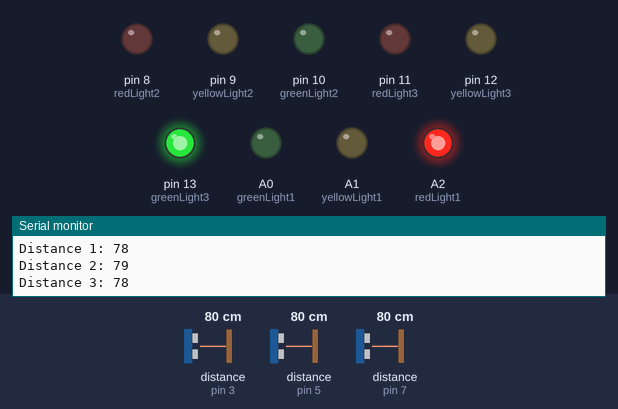
This sketch was run on a simulated Arduino Uno, built with avr-gcc and run on an emulated ATmega328P. On the bench: output pins drawn as LEDs (lit = HIGH), the last lines printed to the serial monitor. Wiring (inferred from the names in the program): 3 × ultrasonic range finder: trigger pin 2, echo pin 3 / trigger pin 4, echo pin 5 / trigger pin 6, echo pin 7. The test bench sets the inputs (shaded band); at power-on: distance to the obstacle (sensors on pin 3, pin 5, pin 7) 80 cm. The echo pulse lasts 58.3 µs per cm; pins used as bus, display or sensor lines are not drawn.

Above: at 14.8 s.
14.9 s: distance to the obstacle (sensor on pin 3) set to 2 cm
At 28.6 s:
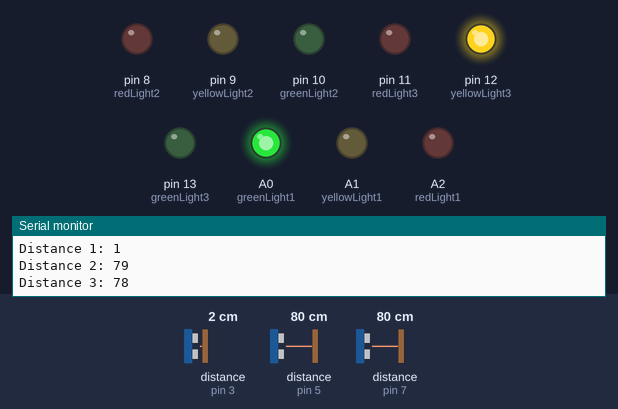
28.9 s: distance to the obstacle (sensor on pin 5) set to 2 cm
At 42.7 s:
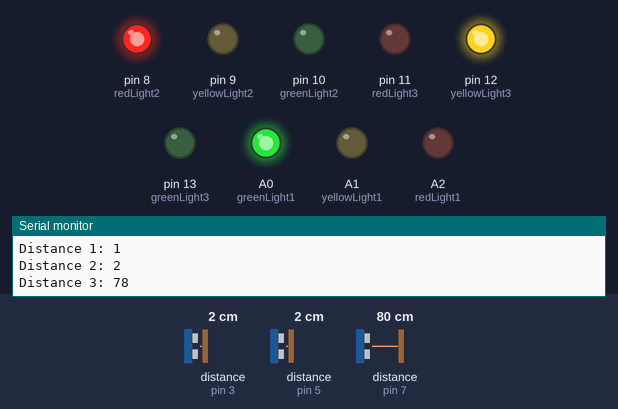
42.9 s: distance to the obstacle (sensor on pin 3) set to 5 cm
At 56.4 s:
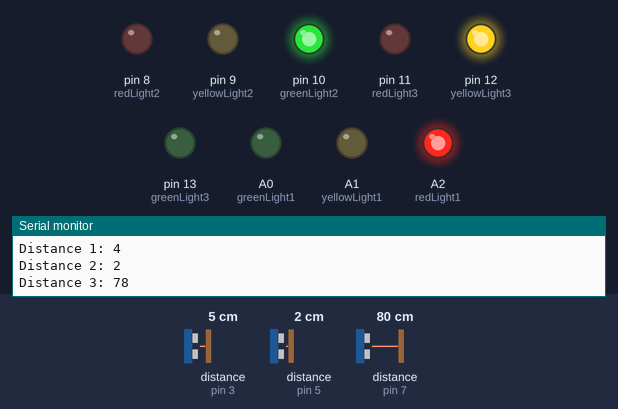
56.9 s: distance to the obstacle (sensor on pin 7) set to 2 cm
At 70.7 s:
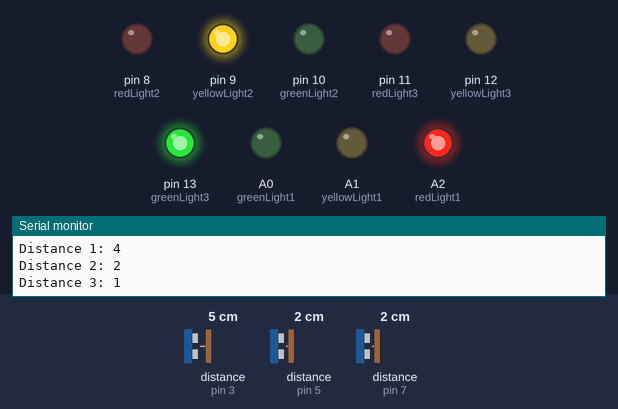
70.9 s: distance to the obstacle (sensor on pin 7) set to 9 cm
At 85.2 s:
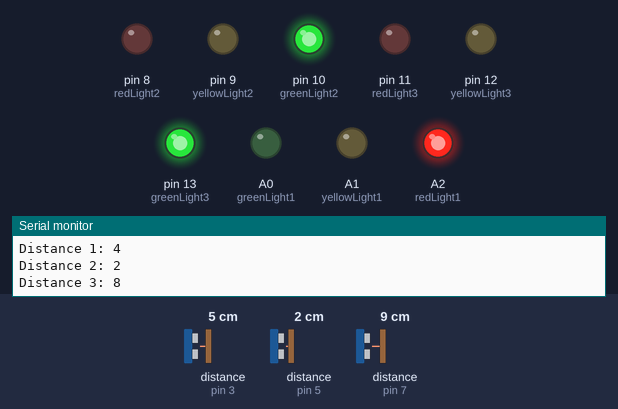
Timing chart, 0 to 85.9 s (numbered marks = the images above; inputs shaded):
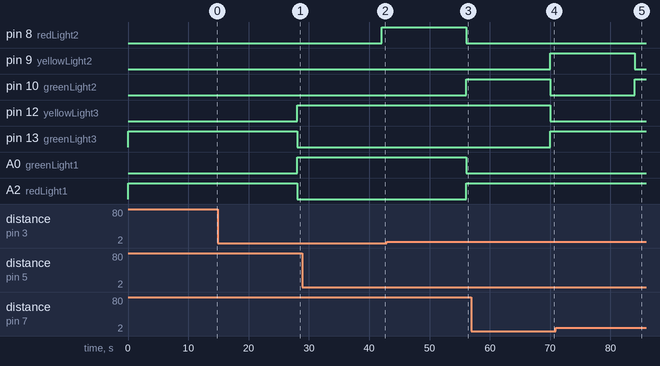

Measured:
- the behaviour switches between 3 and 4 cm on distance to the obstacle (sensor on pin 3) (found by bisection; images 2 and 3)
- after the input at 14.9 s, pin 12 (yellowLight3), A0 (greenLight1): LOW → HIGH after 13.1 s; pin 13 (greenLight3), A2 (redLight1): HIGH → LOW after 13.1 s
- after the input at 28.9 s, pin 8 (redLight2): LOW → HIGH after 13.2 s
- after the input at 42.9 s, pin 8 (redLight2): HIGH → LOW after 13.2 s; pin 10 (greenLight2): LOW → HIGH after 13.2 s; pin 12 (yellowLight3): stays HIGH (without the input it goes to LOW after 13.2 s); pin 13 (greenLight3): stays LOW (without the input it goes to HIGH after 13.2 s)
- after the input at 56.9 s, pin 9 (yellowLight2), pin 13 (greenLight3): LOW → HIGH after 13.2 s; pin 10 (greenLight2), pin 12 (yellowLight3): HIGH → LOW after 13.2 s
- after the input at 70.9 s, pin 9 (yellowLight2): HIGH → LOW after 13.2 s; pin 10 (greenLight2): LOW → HIGH after 13.2 s

The sketch:

traffic_management.ino
```cpp
#define t_pin1 2
#define e_pin1 3
#define t_pin2 4
#define e_pin2 5
#define t_pin3 6
#define e_pin3 7


const int greenLight1 = A0;
const int yellowLight1 = A1;
const int redLight1 = A2;


const int greenLight2 = 10;
const int yellowLight2 = 9;
const int redLight2 = 8;


const int greenLight3 = 13;
const int yellowLight3 = 12;
const int redLight3 = 11;


long duration1;
long duration2;
long duration3;
int dis1;
int dis2;
int dis3;

void setup() {
  pinMode(t_pin1, OUTPUT);
  pinMode(e_pin1, INPUT);
  pinMode(t_pin2, OUTPUT);
  pinMode(e_pin2, INPUT);
  pinMode(t_pin3, OUTPUT);
  pinMode(e_pin3, INPUT);

  pinMode(greenLight1, OUTPUT);
  pinMode(yellowLight1, OUTPUT);
  pinMode(redLight1, OUTPUT);
  pinMode(greenLight2, OUTPUT);
  pinMode(yellowLight2, OUTPUT);
  pinMode(redLight2, OUTPUT);
  pinMode(greenLight3, OUTPUT);
  pinMode(yellowLight3, OUTPUT);
  pinMode(redLight3, OUTPUT);

  Serial.begin(9600);
}

void loop() {

  digitalWrite(t_pin1, LOW);
  delayMicroseconds(2);
  digitalWrite(t_pin1, HIGH);
  delayMicroseconds(10);
  digitalWrite(t_pin1, LOW);
  duration1 = pulseIn(e_pin1, HIGH);
  dis1 = (duration1 * 0.034) / 2;

  digitalWrite(t_pin2, LOW);
  delayMicroseconds(2);
  digitalWrite(t_pin2, HIGH);
  delayMicroseconds(10);
  digitalWrite(t_pin2, LOW);
  duration2 = pulseIn(e_pin2, HIGH);
  dis2 = (duration2 * 0.034) / 2;

  digitalWrite(t_pin3, LOW);
  delayMicroseconds(2);
  digitalWrite(t_pin3, HIGH);
  delayMicroseconds(10);
  digitalWrite(t_pin3, LOW);
  duration3 = pulseIn(e_pin3, HIGH);
  dis3 = (duration3 * 0.034) / 2;

  Serial.print("Distance 1: ");
  Serial.println(dis1);
  Serial.print("Distance 2: ");
  Serial.println(dis2);
  Serial.print("Distance 3: ");
  Serial.println(dis3);


  for (int i = 0; i < 3; i++) {
    if (dis1 < dis2 && dis1 < dis3)
    {

      // Light sequence for traffic light 1
      digitalWrite(greenLight1, HIGH);
      digitalWrite(yellowLight1, LOW);
      digitalWrite(redLight1, LOW);

      if(dis2<dis3)
      {
        digitalWrite(greenLight2, LOW);
        digitalWrite(yellowLight2, HIGH);
        digitalWrite(redLight2, LOW);
      }
      else
      {
        digitalWrite(greenLight3, LOW);
        digitalWrite(yellowLight3, LOW);
        digitalWrite(redLight3, HIGH);
      }

      if(dis3<dis2)
      {
        digitalWrite(greenLight3, LOW);
        digitalWrite(yellowLight3, HIGH);
        digitalWrite(redLight3, LOW);
      }
      else
      {
        digitalWrite(greenLight2, LOW);
        digitalWrite(yellowLight2, LOW);
        digitalWrite(redLight2, HIGH);
      }
      delay(3000);
      dis1 = 0;

    }
    else if(dis2 < dis1 && dis2 < dis3)
    {

      // Light sequence for traffic light 2
      digitalWrite(greenLight2, HIGH);
      digitalWrite(yellowLight2, LOW);
      digitalWrite(redLight2, LOW);

      if(dis1 < dis3)
      {
        digitalWrite(greenLight1, LOW);
        digitalWrite(yellowLight1, HIGH);
        digitalWrite(redLight1, LOW);
      }
      else
      {
        digitalWrite(greenLight3, LOW);
        digitalWrite(yellowLight3, LOW);
        digitalWrite(redLight3, HIGH);
      }

      if(dis3 < dis1)
      {
        digitalWrite(greenLight3, LOW);
        digitalWrite(yellowLight3, HIGH);
        digitalWrite(redLight3, LOW);
      }
      else
      {
        digitalWrite(greenLight1, LOW);
        digitalWrite(yellowLight1, LOW);
        digitalWrite(redLight1, HIGH);
      }
      delay(3000);
      dis2 = 0;
    }
    else
    {
      digitalWrite(greenLight3, HIGH);
      digitalWrite(yellowLight3, LOW);
      digitalWrite(redLight3, LOW);

      if(dis1 < dis2)
      {
        digitalWrite(greenLight1, LOW);
        digitalWrite(yellowLight1, HIGH);
        digitalWrite(redLight1, LOW);
      }
      else
      {
        digitalWrite(greenLight2, LOW);
        digitalWrite(yellowLight2, LOW);
        digitalWrite(redLight2, HIGH);
      }

      if(dis2 < dis1)
      {
        digitalWrite(greenLight2, LOW);
        digitalWrite(yellowLight2, HIGH);
        digitalWrite(redLight2, LOW);
      }
      else
      {
        digitalWrite(greenLight1, LOW);
        digitalWrite(yellowLight1, LOW);
        digitalWrite(redLight1, HIGH);
      }
      delay(3000);
    }
  }


  delay(5000);
}
```
